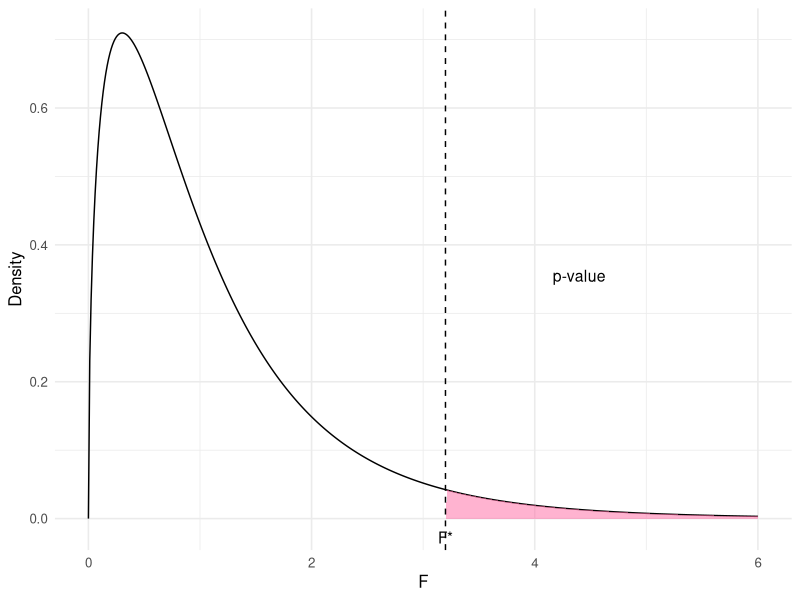
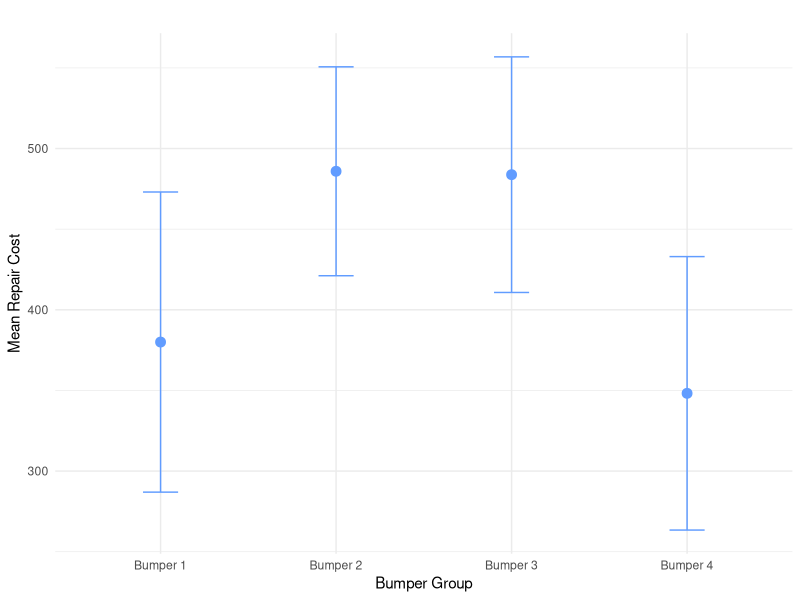
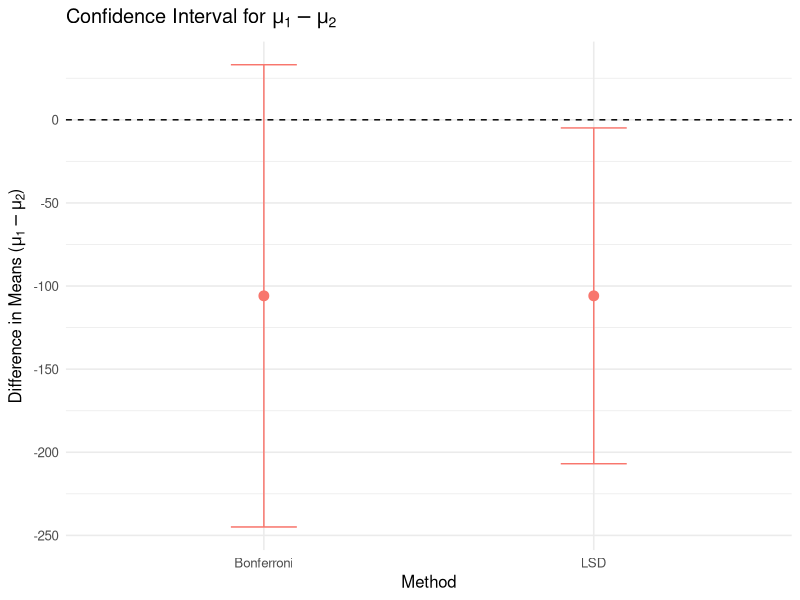
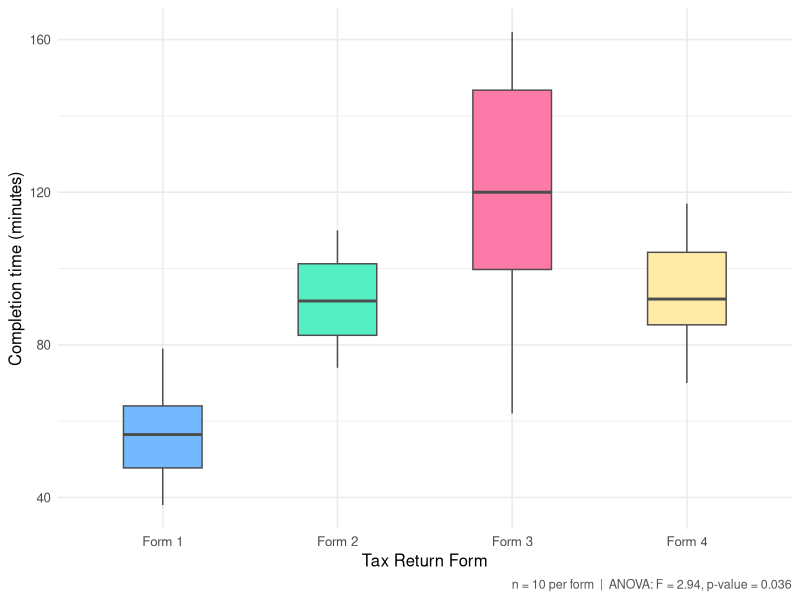

Reproduce these figures in R, in order.
## ---- chunk 1
# Load library
library(ggplot2)

# Parameters
df1 <- 3   # numerator degrees of freedom (k - 1)
df2 <- 20  # denominator degrees of freedom (n - k)
f_star <- 3.2

# Generate F-distribution data
x_vals <- seq(0, 6, length.out = 500)
y_vals <- df(x_vals, df1, df2)
f_data <- data.frame(x = x_vals, y = y_vals)
## ---- chunk 2
# Plot
ggplot(f_data, aes(x, y)) +
  geom_line() +
  geom_area(data = subset(f_data, x > f_star), aes(x, y), fill = "#FF68A1", alpha = 0.5) +
  geom_vline(xintercept = f_star, linetype = "dashed") +
  annotate("text", x = f_star + 1.2, y = max(y_vals) * 0.5, label = "p-value", size = 4) +
  annotate("text", x = f_star, y = -0.01, label = "F*", vjust = 1.5) +
  labs(x = "F", y = "Density") +
  theme_minimal(base_size = 12)
## ---- chunk 3
library(ggplot2)
library(dplyr)

# Create bumper summary manually (or from fav_stats if already available)
bumper_summary <- data.frame(
  Bumper = paste("Bumper", 1:4),
  mean = c(380.0, 485.9, 483.8, 348.2),
  sd = c(130.09313, 90.53968, 102.10866, 118.52688),
  n = c(10, 10, 10, 10)
)

bumper_summary <- bumper_summary %>%
  mutate(
    se = sd / sqrt(n),
    lower = mean - qt(0.975, df = n - 1) * se,
    upper = mean + qt(0.975, df = n - 1) * se
  )

ggplot(bumper_summary, aes(x = Bumper, y = mean)) +
  geom_point(size = 3, color = "#619CFF") +
  geom_errorbar(aes(ymin = lower, ymax = upper), width = 0.2, color = "#619CFF") +
  labs(
    title = "",
    y = "Mean Repair Cost",
    x = "Bumper Group"
  ) +
  theme_minimal()
## ---- chunk 4
library(ggplot2)

# Values for Bumper 1 vs Bumper 2
diff <- 380.0 - 485.9
MSE <- 12399
n <- 10
SE <- sqrt(MSE * (1/n + 1/n))
df <- 36
m <- 6

t_lsd <- qt(1 - 0.025, df)
t_bonf <- qt(1 - 0.05 / (2 * m), df)

CI_lsd <- c(diff - t_lsd * SE, diff + t_lsd * SE)
CI_bonf <- c(diff - t_bonf * SE, diff + t_bonf * SE)

ci_data <- data.frame(
  Method = c("LSD", "Bonferroni"),
  lower = c(CI_lsd[1], CI_bonf[1]),
  upper = c(CI_lsd[2], CI_bonf[2]),
  center = diff
)

ggplot(ci_data, aes(x = Method, y = center)) +
  geom_point(size = 3, color = "#F8766D") +
  geom_errorbar(aes(ymin = lower, ymax = upper), width = 0.2, color = "#F8766D") +
  geom_hline(yintercept = 0, linetype = "dashed", color = "#000000") +
labs(
  title = expression("Confidence Interval for " * mu[1] - mu[2]),
  y = expression("Difference in Means (" * mu[1] - mu[2] * ")"),
  x = "Method"
) +
  theme_minimal(base_size = 12)
## ---- chunk 5
library(ggplot2)
set.seed(258)
times <- c(
  c(45, 58, 72, 38, 61, 53, 79, 46, 65, 55),
  c(82, 99, 74, 110, 88, 102, 79, 95, 107, 84),
  c(98, 148, 75, 162, 109, 143, 62, 155, 105, 131),
  c(78, 93, 106, 70, 117, 86, 99, 91, 113, 85)
)
forms <- rep(c("Form 1","Form 2","Form 3","Form 4"), each = 10)
df_forms <- data.frame(time = times, form = factor(forms))
ggplot(df_forms, aes(x = form, y = time, fill = form)) +
  geom_boxplot(width = 0.45, color = "grey30",
               outlier.shape = 16, outlier.size = 2) +
  scale_fill_manual(values = c("#74b9ff","#55efc4","#fd79a8","#ffeaa7")) +
  labs(x = "Tax Return Form", y = "Completion time (minutes)",
       caption = "n = 10 per form  |  ANOVA: F = 2.94, p-value = 0.036") +
  theme_minimal(base_size = 12) +
  theme(legend.position = "none",
        plot.caption = element_text(color = "#555", size = 9))
